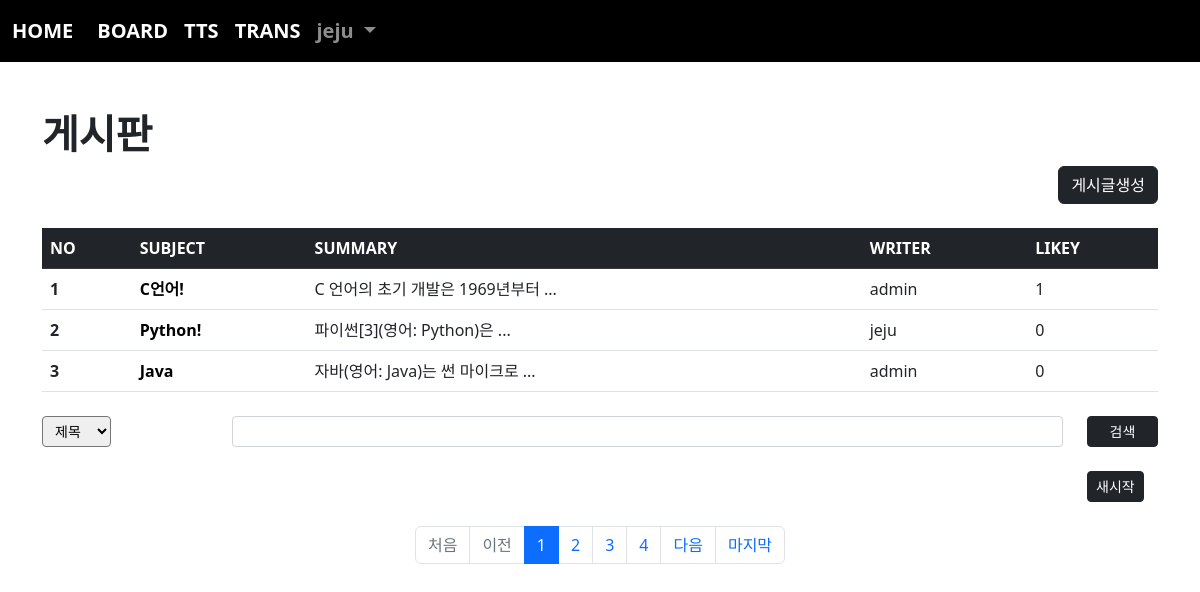
The page /board/index/ (signed in) on the database its author committed.
### acc/models.py (models this page shows, shortened)
class User(AbstractUser):
    pic = models.ImageField(upload_to="user/%y/%m")
    comment = models.TextField(blank=True)
    point = models.IntegerField(default=0)

### board/models.py (models this page shows, shortened)
class Board(models.Model):
    subject = models.CharField(max_length=100)
    writer = models.ForeignKey(User, on_delete=models.CASCADE, related_name="writer")
    content = models.TextField(blank=True)
    pubdate = models.DateTimeField()
    likey = models.ManyToManyField(User, blank=True, related_name="likey")
    def summary(self):
        if len(self.content) > 20:
            return f"{self.content[:20]} ..."
        return self.content

### board/views.py (the view)
# urls.py: path("index/", views.index, name="index"),
def index(request):
    pg = request.GET.get("page", 1)
    kw = request.GET.get("kw", "")
    cate = request.GET.get("cate", "")
    if kw:
        if cate == "sub":
            b = Board.objects.filter(subject__startswith=kw)
        elif cate == "wri":
            try:
                from acc.models import User
                u = User.objects.get(username=kw)
                b = Board.objects.filter(writer=u)
            except:
                b = Board.objects.none()
        elif cate == "con":
            b = Board.objects.filter(content__contains=kw)
        else:
            messages.error(request, "카테고리를 선택해주세요.")
            b = Board.objects.none()
    else:
            b = Board.objects.all()
    pag = Paginator(b, 3)
    obj = pag.get_page(pg)
    context = {
        "bset" : obj,
        "kw" : kw,
        "cate" : cate
    }
    return render(request, "board/index.html", context)

### templates/board/index.html (shortened to what this page needs)
{% extends 'base.html' %}
{% block con %}
    {% load mathfilters %}
    <h1><b>게시판</b></h1>
    <div class="text-end">
        <a href="{% url 'board:create' %}" class="btn btn-dark">게시글생성</a>
    </div>
    <table class="table table-hover mt-4">
        <thead>
            <tr class="table-dark">
                <th scope="col">NO</th>
                <th scope="col">SUBJECT</th>
                <th scope="col">SUMMARY</th>
                <th scope="col">WRITER</th>
                <th scope="col">LIKEY</th>
            </tr>
        </thead>
        <tbody>
            {% if bset %}
                {% for i in bset %}
                    <tr>
                        <th scope="row">{{ bset.start_index|add:forloop.counter0 }}</th>
                        <td><a class="sub" href="{% url 'board:detail' i.id %}">{{ i.subject }}</a></td>
                        <td>{{ i.summary }}</td>
                        <td>{{ i.writer }}</td>
                        <td>{{ i.likey.count }}</td>
                    </tr>
                {% endfor %}
            {% endif %}
        </tbody>
    </table>
    <form>
        <div class="row mt-4">
            <div class="col-sm-2">
                <select class="form-selct form-select-sm" name="cate">
                    <option value="sub" {% if cate == "sub" %} selecte {% endif %}>제목</option>
                </select>
            </div>
            <div class="col-sm-9">
                <input type="text" name="kw" value="{{kw}}" class="form-control form-control-sm">
            </div>
            <div class="col-sm-1">
                <button class="btn btn-dark btn-sm" style="width:100%">검색</button>
                <a href="{% url 'board:index' %}"><button class="btn btn-dark btn-sm mt-4" type="button">새시작</button></a>
            </div>
        </div>
    </form>
    <nav aria-label="Page navigation example" class="mt-4">
        <ul class="pagination justify-content-center">
            {% if bset.has_previous %}
                <li class="page-item"><a href="{% url 'board:index' %}?page=1&cate={{cate}}&kw={{kw}}" class="page-link">처음</a></li>
                <li class="page-item"><a href="{% url 'board:index' %}?page={{bset.previous_page_number}}&cate={{cate}}&kw={{kw}}" class="page-link">이전</a></li>
            {% else %}
                <li class="page-item disabled"><a class="page-link">처음</a></li>
                <li class="page-item disabled"><a class="page-link">이전</a></li>
            {% endif %}
            {% for i in bset.paginator.page_range %}
                {% if bset.number|add:5 >= i and i >= bset.number|sub:4 %}
                    <li class="page-item {% if bset.number == i %} active {% endif %}"><a class="page-link" href="{% url 'board:index' %}?page={{i}}&cate={{cate}}&kw={{kw}}">{{i}}</a></li>
                {% endif %}
            {% endfor %}
            {% if bset.has_next %}
                <li class="page-item"><a href="{% url 'board:index' %}?page={{ bset.next_page_number }}&cate={{cate}}&kw={{kw}}" class="page-link">다음</a></li>
                <li class="page-item"><a href="{% url 'board:index' %}?page={{bset.paginator.num_pages}}&cate={{cate}}&kw={{kw}}" class="page-link">마지막</a></li>
            {% else %}
                <li class="page-item disabled"><a class="page-link">다음</a></li>
                <li class="page-item disabled"><a class="page-link">마지막</a></li>
            {% endif %}
        </ul>
    </nav>
{% endblock %}

### templates/base.html (shortened to what this page needs)
<!doctype html>
<html lang="en">
    <head>
        <link href="https://cdn.jsdelivr.net/npm/bootstrap@5.2.0-beta1/dist/css/bootstrap.min.css" rel="stylesheet">
    </head>
    <body>
        {% if user.is_authenticated %}
            <nav class="navbar navbar-expand-lg navbar-dark" style="background-color: rgb(0, 0, 0); font-weight: bold; font-size: 20px;">
                <div class="container-fluid">
                    <a class="navbar-brand" href="{% url 'acc:index' %}">HOME</a>
                    <div class="collapse navbar-collapse" id="navbarSupportedContent">
                        <ul class="navbar-nav me-auto mb-2 mb-lg-0">
                            <li class="nav-item">
                                <a class="nav-link active" aria-current="page" href="{% url 'board:index' %}">BOARD</a>
                            </li>
                            <li class="nav-item">
                                <a class="nav-link active" aria-current="page" href="{% url 'tts:index' %}">TTS</a>
                            </li>
                            <li class="nav-item">
                                <a class="nav-link active" aria-current="page" href="{% url 'trans:trans' %}">TRANS</a>
                            </li>
                            <li class="nav-item dropdown">
                                <a class="nav-link dropdown-toggle" href="#" id="navbarDropdown" role="button" data-bs-toggle="dropdown" aria-expanded="false">
                                    {{ user }}
                                </a>
                            </li>
                        </ul>
                    </div>
                </div>
            </nav>
        {% endif %}
        <div class="container mt-5 mb-5">
            {% if user.is_authenticated %}
                {% block con %}{% endblock %}
            {% endif %}
        </div>
    </body>
</html>

### templates/board/index.html (style rules this page uses)
.sub { text-decoration: none; color:black; font-weight: bold; }

### rows shown on the page
User: username "jeju"
Board: start_index|add "1", subject "C언어!", summary "C 언어의 초기 개발은 1969년부터 ...", writer "admin", likey.count "1"
Board: start_index|add "2", subject "Python!", summary "파이썬[3](영어: Python)은 ...", writer "jeju", likey.count "0"
Board: start_index|add "3", subject "Java", summary "자바(영어: Java)는 썬 마이크로 ...", writer "admin", likey.count "0"

### other values the page prints
{{ i }} "1" "2" "3" "4"
